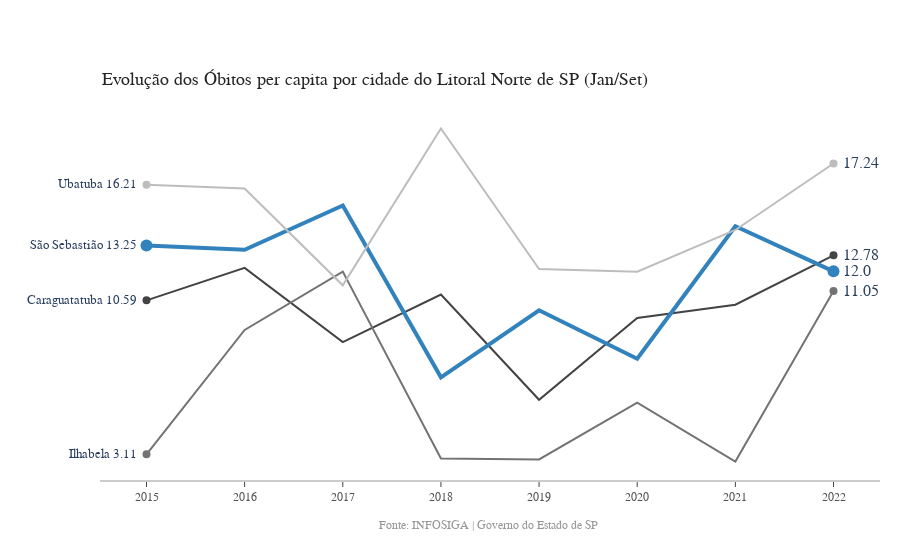

Write notebook code for a chart like this one.
### Code cell
import plotly.graph_objects as go
import numpy as np

title = 'Óbitos Per Capita'
labels = ['Caraguatatuba', 'Ilhabela', 'São Sebastião', 'Ubatuba']
colors = ['rgb(67,67,67)', 'rgb(115,115,115)', 'rgb(49,130,189)', 'rgb(189,189,189)']

mode_size = [8, 8, 12, 8]
line_size = [2, 2, 4, 2]

x_data = np.vstack((np.arange(2015, 2023),)*4)

y_data = array

fig = go.Figure()

for i in range(0, 4):
    fig.add_trace(go.Scatter(x=x_data[i], y=y_data[i], mode='lines',
        name=labels[i],
        line=dict(color=colors[i], width=line_size[i]),
        connectgaps=True,
    ))

    # endpoints
    fig.add_trace(go.Scatter(
        x=[x_data[i][0], x_data[i][-1]],
        y=[y_data[i][0], y_data[i][-1]],
        mode='markers',
        marker=dict(color=colors[i], size=mode_size[i])
    ))

fig.update_layout(
    xaxis=dict(
        showline=True,
        showgrid=False,
        showticklabels=True,
        linecolor='rgb(204, 204, 204)',
        linewidth=2,
        ticks='outside',
        tickfont=dict(
            family='Arial',
            size=12,
            color='rgb(82, 82, 82)',
        ),
    ),
    yaxis=dict(
        showgrid=False,
        zeroline=False,
        showline=False,
        showticklabels=False,
    ),
    autosize=False,
    margin=dict(
        autoexpand=False,
        l=100,
        r=20,
        t=110,
    ),
    showlegend=False,
    plot_bgcolor='white'
)

annotations = []

# Adding labels
for y_trace, label, color in zip(y_data, labels, colors):
    # labeling the left_side of the plot
    annotations.append(dict(xref='paper', x=0.05, y=y_trace[0],
                                  xanchor='right', yanchor='middle',
                                  text=label + ' {}'.format(y_trace[0]),
                                  font=dict(family='Arial',
                                            size=13),
                                  showarrow=False))
    # labeling the right_side of the plot
    annotations.append(dict(xref='paper', x=0.95, y=y_trace[-1],
                                  xanchor='left', yanchor='middle',
                                  text='{}'.format(y_trace[-1]),
                                  font=dict(family='Arial',
                                            size=16),
                                  showarrow=False))
# Title
annotations.append(dict(xref='paper', yref='paper', x=0.0, y=1.05,
                              xanchor='left', yanchor='bottom',
                              text='Evolução dos Óbitos per capita por cidade do Litoral Norte de SP (Jan/Set)',
                              font=dict(family='Arial',
                                        size=18,
                                        color='rgb(37,37,37)'),
                              showarrow=False))
# Source
annotations.append(dict(xref='paper', yref='paper', x=0.5, y=-0.1,
                              xanchor='center', yanchor='top',
                              text='Fonte: INFOSIGA | Governo do Estado de SP ',
                              font=dict(family='Arial',
                                        size=12,
                                        color='rgb(150,150,150)'),
                              showarrow=False))

fig.update_layout(annotations=annotations)

fig.show()

### Figure 1 — Plotly figure (JSON) as saved in the notebook; plotly's stock layout.template omitted (floating-point values rounded to 4 significant figures)
{"data": [{"connectgaps": true, "line": {"color": "rgb(67,67,67)", "width": 2}, "mode": "lines", "name": "Caraguatatuba", "type": "scatter", "x": [2015, 2016, 2017, 2018, 2019, 2020, 2021, 2022], "y": [10.59, 12.17, 8.56, 10.87, 5.76, 9.73, 10.38, 12.78]}, {"marker": {"color": "rgb(67,67,67)", "size": 8}, "mode": "markers", "type": "scatter", "x": [2015, 2022], "y": [10.59, 12.78]}, {"connectgaps": true, "line": {"color": "rgb(115,115,115)", "width": 2}, "mode": "lines", "name": "Ilhabela", "type": "scatter", "x": [2015, 2016, 2017, 2018, 2019, 2020, 2021, 2022], "y": [3.11, 9.15, 11.99, 2.91, 2.86, 5.62, 2.76, 11.05]}, {"marker": {"color": "rgb(115,115,115)", "size": 8}, "mode": "markers", "type": "scatter", "x": [2015, 2022], "y": [3.11, 11.05]}, {"connectgaps": true, "line": {"color": "rgb(49,130,189)", "width": 4}, "mode": "lines", "name": "São Sebastião", "type": "scatter", "x": [2015, 2016, 2017, 2018, 2019, 2020, 2021, 2022], "y": [13.25, 13.05, 15.2, 6.85, 10.11, 7.75, 14.19, 12]}, {"marker": {"color": "rgb(49,130,189)", "size": 12}, "mode": "markers", "type": "scatter", "x": [2015, 2022], "y": [13.25, 12]}, {"connectgaps": true, "line": {"color": "rgb(189,189,189)", "width": 2}, "mode": "lines", "name": "Ubatuba", "type": "scatter", "x": [2015, 2016, 2017, 2018, 2019, 2020, 2021, 2022], "y": [16.21, 16.02, 11.32, 18.94, 12.11, 11.98, 14.01, 17.24]}, {"marker": {"color": "rgb(189,189,189)", "size": 8}, "mode": "markers", "type": "scatter", "x": [2015, 2022], "y": [16.21, 17.24]}], "layout": {"annotations": [{"font": {"family": "Arial", "size": 13}, "showarrow": false, "text": "Caraguatatuba 10.59", "x": 0.05, "xanchor": "right", "xref": "paper", "y": 10.59, "yanchor": "middle"}, {"font": {"family": "Arial", "size": 16}, "showarrow": false, "text": "12.78", "x": 0.95, "xanchor": "left", "xref": "paper", "y": 12.78, "yanchor": "middle"}, {"font": {"family": "Arial", "size": 13}, "showarrow": false, "text": "Ilhabela 3.11", "x": 0.05, "xanchor": "right", "xref": "paper", "y": 3.11, "yanchor": "middle"}, {"font": {"family": "Arial", "size": 16}, "showarrow": false, "text": "11.05", "x": 0.95, "xanchor": "left", "xref": "paper", "y": 11.05, "yanchor": "middle"}, {"font": {"family": "Arial", "size": 13}, "showarrow": false, "text": "São Sebastião 13.25", "x": 0.05, "xanchor": "right", "xref": "paper", "y": 13.25, "yanchor": "middle"}, {"font": {"family": "Arial", "size": 16}, "showarrow": false, "text": "12.0", "x": 0.95, "xanchor": "left", "xref": "paper", "y": 12, "yanchor": "middle"}, {"font": {"family": "Arial", "size": 13}, "showarrow": false, "text": "Ubatuba 16.21", "x": 0.05, "xanchor": "right", "xref": "paper", "y": 16.21, "yanchor": "middle"}, {"font": {"family": "Arial", "size": 16}, "showarrow": false, "text": "17.24", "x": 0.95, "xanchor": "left", "xref": "paper", "y": 17.24, "yanchor": "middle"}, {"font": {"color": "rgb(37,37,37)", "family": "Arial", "size": 18}, "showarrow": false, "text": "Evolução dos Óbitos per capita por cidade do Litoral Norte de SP (Jan/Set)", "x": 0, "xanchor": "left", "xref": "paper", "y": 1.05, "yanchor": "bottom", "yref": "paper"}, {"font": {"color": "rgb(150,150,150)", "family": "Arial", "size": 12}, "showarrow": false, "text": "Fonte: INFOSIGA | Governo do Estado de SP ", "x": 0.5, "xanchor": "center", "xref": "paper", "y": -0.1, "yanchor": "top", "yref": "paper"}], "autosize": false, "margin": {"autoexpand": false, "l": 100, "r": 20, "t": 110}, "plot_bgcolor": "white", "showlegend": false, "xaxis": {"linecolor": "rgb(204, 204, 204)", "linewidth": 2, "showgrid": false, "showline": true, "showticklabels": true, "tickfont": {"color": "rgb(82, 82, 82)", "family": "Arial", "size": 12}, "ticks": "outside"}, "yaxis": {"showgrid": false, "showline": false, "showticklabels": false, "zeroline": false}}}
